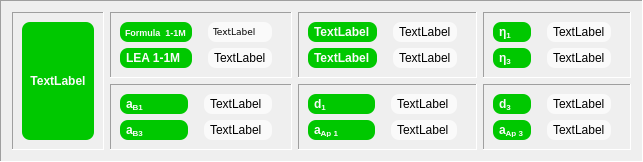
             <widget class="QFrame" name="frame_thermal">
              <property name="autoFillBackground">
               <bool>true</bool>
              </property>
              <property name="frameShape">
               <enum>QFrame::Panel</enum>
              </property>
              <property name="frameShadow">
               <enum>QFrame::Sunken</enum>
              </property>
              <layout class="QGridLayout" name="gridLayout_5">
               <item row="0" column="0" rowspan="2">
                <widget class="QFrame" name="frame">
                 <property name="frameShape">
                  <enum>QFrame::Panel</enum>
                 </property>
                 <property name="frameShadow">
                  <enum>QFrame::Sunken</enum>
                 </property>
                 <layout class="QGridLayout" name="gridLayout_4">
                  <item row="0" column="0">
                   <widget class="QLabel" name="thermal_label">
                    <property name="font">
                     <font>
                      <weight>75</weight>
                      <bold>true</bold>
                     </font>
                    </property>
                    <property name="styleSheet">
                     <string notr="true">QLabel {background-color: #00c800;
color: #fafafa;
border: 0px solid grey;
border-radius: 8px;
padding: 8px}</string>
                    </property>
                    <property name="text">
                     <string>TextLabel</string>
                    </property>
                    <property name="alignment">
                     <set>Qt::AlignCenter</set>
                    </property>
                   </widget>
                  </item>
                 </layout>
                </widget>
               </item>
               <item row="0" column="1">
                <widget class="QFrame" name="frame_29">
                 <property name="frameShape">
                  <enum>QFrame::Panel</enum>
                 </property>
                 <property name="frameShadow">
                  <enum>QFrame::Sunken</enum>
                 </property>
                 <layout class="QGridLayout" name="gridLayout_30">
                  <item row="2" column="0">
                   <widget class="QLabel" name="tLEA_Label_3">
                    <property name="font">
                     <font>
                      <weight>75</weight>
                      <bold>true</bold>
                     </font>
                    </property>
                    <property name="styleSheet">
                     <string notr="true">QLabel {background-color: #00c800;
color: #fafafa;
border: 0px solid grey;
border-radius: 8px;
padding: 3px;
margin-right: 10px}</string>
                    </property>
                    <property name="text">
                     <string>LEA 1-1M</string>
                    </property>
                   </widget>
                  </item>
                  <item row="2" column="1">
                   <widget class="QLabel" name="LEA_Label_3">
                    <property name="styleSheet">
                     <string notr="true">QLabel {background-color: #fafafa}
QLabel {color: #000000}
QLabel {border: 0px solid grey}
QLabel {border-radius: 8px}
QLabel {padding: 3px}
QLabel {margin-right: 10px}</string>
                    </property>
                    <property name="text">
                     <string>TextLabel</string>
                    </property>
                   </widget>
                  </item>
                  <item row="1" column="1">
                   <widget class="QLabel" name="FormulaLEA_Label_3">
                    <property name="font">
                     <font>
                      <family>Verdana</family>
                      <pointsize>7</pointsize>
                     </font>
                    </property>
                    <property name="styleSheet">
                     <string notr="true">QLabel {background-color: #fafafa}
QLabel {color: #000000}
QLabel {border: 0px solid grey}
QLabel {border-radius: 8px}
QLabel {padding: 3px}
QLabel {margin-right: 10px}</string>
                    </property>
                    <property name="text">
                     <string>TextLabel</string>
                    </property>
                   </widget>
                  </item>
                  <item row="1" column="0">
                   <widget class="QLabel" name="tFormulaLEA_Label_3">
                    <property name="font">
                     <font>
                      <pointsize>7</pointsize>
                      <weight>75</weight>
                      <bold>true</bold>
                     </font>
                    </property>
                    <property name="styleSheet">
                     <string notr="true">QLabel {background-color: #00c800;
color: #fafafa;
border: 0px solid grey;
border-radius: 8px;
padding: 3px;
margin-right: 10px}</string>
                    </property>
                    <property name="text">
                     <string>Formula  1-1M</string>
                    </property>
                   </widget>
                  </item>
                 </layout>
                </widget>
               </item>
               <item row="0" column="2">
                <widget class="QFrame" name="frame_31">
                 <property name="frameShape">
                  <enum>QFrame::Panel</enum>
                 </property>
                 <property name="frameShadow">
                  <enum>QFrame::Sunken</enum>
                 </property>
                 <layout class="QGridLayout" name="gridLayout_32">
                  <item row="0" column="1">
                   <widget class="QLabel" name="cond1LEA_Label_3">
                    <property name="styleSheet">
                     <string notr="true">QLabel {background-color: #fafafa}
QLabel {color: #000000}
QLabel {border: 0px solid grey}
QLabel {border-radius: 8px}
QLabel {padding: 3px}
QLabel {margin-right: 10px}</string>
                    </property>
                    <property name="text">
                     <string>TextLabel</string>
                    </property>
                   </widget>
                  </item>
                  <item row="1" column="1">
                   <widget class="QLabel" name="cond3LEA_Label_3">
                    <property name="styleSheet">
                     <string notr="true">QLabel {background-color: #fafafa}
QLabel {color: #000000}
QLabel {border: 0px solid grey}
QLabel {border-radius: 8px}
QLabel {padding: 3px}
QLabel {margin-right: 10px}</string>
                    </property>
                    <property name="text">
                     <string>TextLabel</string>
                    </property>
                   </widget>
                  </item>
                  <item row="0" column="0">
                   <widget class="QLabel" name="tCond1LEA_Label_3">
                    <property name="font">
                     <font>
                      <weight>75</weight>
                      <bold>true</bold>
                     </font>
                    </property>
                    <property name="styleSheet">
                     <string notr="true">QLabel {background-color: #00c800;
color: #fafafa;
border: 0px solid grey;
border-radius: 8px;
padding: 3px;
margin-right: 10px}</string>
                    </property>
                    <property name="text">
                     <string>TextLabel</string>
                    </property>
                   </widget>
                  </item>
                  <item row="1" column="0">
                   <widget class="QLabel" name="tCond3LEA_Label_3">
                    <property name="font">
                     <font>
                      <weight>75</weight>
                      <bold>true</bold>
                     </font>
                    </property>
                    <property name="styleSheet">
                     <string notr="true">QLabel {background-color: #00c800;
color: #fafafa;
border: 0px solid grey;
border-radius: 8px;
padding: 3px;
margin-right: 10px}</string>
                    </property>
                    <property name="text">
                     <string>TextLabel</string>
                    </property>
                   </widget>
                  </item>
                 </layout>
                </widget>
               </item>
               <item row="0" column="3">
                <widget class="QFrame" name="frame_41">
                 <property name="frameShape">
                  <enum>QFrame::Panel</enum>
                 </property>
                 <property name="frameShadow">
                  <enum>QFrame::Sunken</enum>
                 </property>
                 <layout class="QGridLayout" name="gridLayout_42">
                  <item row="0" column="0">
                   <widget class="QLabel" name="tCouplingFactor1_Label_3">
                    <property name="font">
                     <font>
                      <weight>75</weight>
                      <bold>true</bold>
                     </font>
                    </property>
                    <property name="styleSheet">
                     <string notr="true">QLabel {background-color: #00c800;
color: #fafafa;
border: 0px solid grey;
border-radius: 8px;
padding: 3px;
margin-right: 10px}</string>
                    </property>
                    <property name="text">
                     <string>η&lt;sub&gt;1&lt;/sub&gt;</string>
                    </property>
                   </widget>
                  </item>
                  <item row="1" column="0">
                   <widget class="QLabel" name="tCouplingFactor3_Label_3">
                    <property name="font">
                     <font>
                      <weight>75</weight>
                      <bold>true</bold>
                     </font>
                    </property>
                    <property name="styleSheet">
                     <string notr="true">QLabel {background-color: #00c800;
color: #fafafa;
border: 0px solid grey;
border-radius: 8px;
padding: 3px;
margin-right: 10px}</string>
                    </property>
                    <property name="text">
                     <string>η&lt;sub&gt;3&lt;/sub&gt;</string>
                    </property>
                   </widget>
                  </item>
                  <item row="0" column="1">
                   <widget class="QLabel" name="couplingFactor1_Label_3">
                    <property name="styleSheet">
                     <string notr="true">QLabel {background-color: #fafafa}
QLabel {color: #000000}
QLabel {border: 0px solid grey}
QLabel {border-radius: 8px}
QLabel {padding: 3px}
QLabel {margin-right: 10px}</string>
                    </property>
                    <property name="text">
                     <string>TextLabel</string>
                    </property>
                   </widget>
                  </item>
                  <item row="1" column="1">
                   <widget class="QLabel" name="couplingFactor3_Label_3">
                    <property name="styleSheet">
                     <string notr="true">QLabel {background-color: #fafafa}
QLabel {color: #000000}
QLabel {border: 0px solid grey}
QLabel {border-radius: 8px}
QLabel {padding: 3px}
QLabel {margin-right: 10px}</string>
                    </property>
                    <property name="text">
                     <string>TextLabel</string>
                    </property>
                   </widget>
                  </item>
                 </layout>
                </widget>
               </item>
               <item row="1" column="1">
                <widget class="QFrame" name="frame_49">
                 <property name="frameShape">
                  <enum>QFrame::Panel</enum>
                 </property>
                 <property name="frameShadow">
                  <enum>QFrame::Sunken</enum>
                 </property>
                 <layout class="QGridLayout" name="gridLayout_50">
                  <item row="1" column="1">
                   <widget class="QLabel" name="beamAperture3_Label_3">
                    <property name="styleSheet">
                     <string notr="true">QLabel {background-color: #fafafa}
QLabel {color: #000000}
QLabel {border: 0px solid grey}
QLabel {border-radius: 8px}
QLabel {padding: 3px}
QLabel {margin-right: 10px}</string>
                    </property>
                    <property name="text">
                     <string>TextLabel</string>
                    </property>
                   </widget>
                  </item>
                  <item row="0" column="1">
                   <widget class="QLabel" name="beamAperture1_Label_3">
                    <property name="styleSheet">
                     <string notr="true">QLabel {background-color: #fafafa}
QLabel {color: #000000}
QLabel {border: 0px solid grey}
QLabel {border-radius: 8px}
QLabel {padding: 3px}
QLabel {margin-right: 10px}</string>
                    </property>
                    <property name="text">
                     <string>TextLabel</string>
                    </property>
                   </widget>
                  </item>
                  <item row="0" column="0">
                   <widget class="QLabel" name="tBeamAperture1_Label_3">
                    <property name="font">
                     <font>
                      <weight>75</weight>
                      <bold>true</bold>
                     </font>
                    </property>
                    <property name="styleSheet">
                     <string notr="true">QLabel {background-color: #00c800;
color: #fafafa;
border: 0px solid grey;
border-radius: 8px;
padding: 3px;
margin-right: 10px}</string>
                    </property>
                    <property name="text">
                     <string>a&lt;sub&gt;B1&lt;/sub&gt;</string>
                    </property>
                   </widget>
                  </item>
                  <item row="1" column="0">
                   <widget class="QLabel" name="tBeamAperture3_Label_3">
                    <property name="font">
                     <font>
                      <weight>75</weight>
                      <bold>true</bold>
                     </font>
                    </property>
                    <property name="styleSheet">
                     <string notr="true">QLabel {background-color: #00c800;
color: #fafafa;
border: 0px solid grey;
border-radius: 8px;
padding: 3px;
margin-right: 10px}</string>
                    </property>
                    <property name="text">
                     <string>a&lt;sub&gt;B3&lt;/sub&gt;</string>
                    </property>
                   </widget>
                  </item>
                 </layout>
                </widget>
               </item>
               <item row="1" column="2">
                <widget class="QFrame" name="frame_cond1_2">
                 <property name="frameShape">
                  <enum>QFrame::Panel</enum>
                 </property>
                 <property name="frameShadow">
                  <enum>QFrame::Sunken</enum>
                 </property>
                 <layout class="QGridLayout" name="gridLayout_43">
                  <item row="1" column="0">
                   <widget class="QLabel" name="tApertureDiam1_Label_3">
                    <property name="font">
                     <font>
                      <weight>75</weight>
                      <bold>true</bold>
                     </font>
                    </property>
                    <property name="styleSheet">
                     <string notr="true">QLabel {background-color: #00c800;
color: #fafafa;
border: 0px solid grey;
border-radius: 8px;
padding: 3px;
margin-right: 10px}</string>
                    </property>
                    <property name="text">
                     <string>a&lt;sub&gt;Ap 1&lt;/sub&gt;</string>
                    </property>
                   </widget>
                  </item>
                  <item row="0" column="1">
                   <widget class="QLabel" name="apertureDist1_Label_3">
                    <property name="styleSheet">
                     <string notr="true">QLabel {background-color: #fafafa}
QLabel {color: #000000}
QLabel {border: 0px solid grey}
QLabel {border-radius: 8px}
QLabel {padding: 3px}
QLabel {margin-right: 10px}</string>
                    </property>
                    <property name="text">
                     <string>TextLabel</string>
                    </property>
                   </widget>
                  </item>
                  <item row="0" column="0">
                   <widget class="QLabel" name="tApertureDist1_Label_3">
                    <property name="font">
                     <font>
                      <weight>75</weight>
                      <bold>true</bold>
                     </font>
                    </property>
                    <property name="styleSheet">
                     <string notr="true">QLabel {background-color: #00c800;
color: #fafafa;
border: 0px solid grey;
border-radius: 8px;
padding: 3px;
margin-right: 10px}</string>
                    </property>
                    <property name="text">
                     <string>d&lt;sub&gt;1&lt;/sub&gt;</string>
                    </property>
                   </widget>
                  </item>
                  <item row="1" column="1">
                   <widget class="QLabel" name="apertureDiam1_Label_3">
                    <property name="styleSheet">
                     <string notr="true">QLabel {background-color: #fafafa}
QLabel {color: #000000}
QLabel {border: 0px solid grey}
QLabel {border-radius: 8px}
QLabel {padding: 3px}
QLabel {margin-right: 10px}</string>
                    </property>
                    <property name="text">
                     <string>TextLabel</string>
                    </property>
                   </widget>
                  </item>
                 </layout>
                </widget>
               </item>
               <item row="1" column="3">
                <widget class="QFrame" name="frame_cond_1_2">
                 <property name="frameShape">
                  <enum>QFrame::Panel</enum>
                 </property>
                 <property name="frameShadow">
                  <enum>QFrame::Sunken</enum>
                 </property>
                 <layout class="QGridLayout" name="gridLayout_45">
                  <item row="1" column="1">
                   <widget class="QLabel" name="apertureDiam3_Label_3">
                    <property name="styleSheet">
                     <string notr="true">QLabel {background-color: #fafafa}
QLabel {color: #000000}
QLabel {border: 0px solid grey}
QLabel {border-radius: 8px}
QLabel {padding: 3px}
QLabel {margin-right: 10px}</string>
                    </property>
                    <property name="text">
                     <string>TextLabel</string>
                    </property>
                   </widget>
                  </item>
                  <item row="0" column="0">
                   <widget class="QLabel" name="tApertureDist3_Label_3">
                    <property name="font">
                     <font>
                      <weight>75</weight>
                      <bold>true</bold>
                     </font>
                    </property>
                    <property name="styleSheet">
                     <string notr="true">QLabel {background-color: #00c800;
color: #fafafa;
border: 0px solid grey;
border-radius: 8px;
padding: 3px;
margin-right: 10px}</string>
                    </property>
                    <property name="text">
                     <string>d&lt;sub&gt;3&lt;/sub&gt;</string>
                    </property>
                   </widget>
                  </item>
                  <item row="0" column="1">
                   <widget class="QLabel" name="apertureDist3_Label_3">
                    <property name="styleSheet">
                     <string notr="true">QLabel {background-color: #fafafa}
QLabel {color: #000000}
QLabel {border: 0px solid grey}
QLabel {border-radius: 8px}
QLabel {padding: 3px}
QLabel {margin-right: 10px}</string>
                    </property>
                    <property name="text">
                     <string>TextLabel</string>
                    </property>
                   </widget>
                  </item>
                  <item row="1" column="0">
                   <widget class="QLabel" name="tApertureDiam3_Label_3">
                    <property name="font">
                     <font>
                      <weight>75</weight>
                      <bold>true</bold>
                     </font>
                    </property>
                    <property name="styleSheet">
                     <string notr="true">QLabel {background-color: #00c800;
color: #fafafa;
border: 0px solid grey;
border-radius: 8px;
padding: 3px;
margin-right: 10px}</string>
                    </property>
                    <property name="text">
                     <string>a&lt;sub&gt;Ap 3&lt;/sub&gt;</string>
                    </property>
                   </widget>
                  </item>
                 </layout>
                </widget>
               </item>
              </layout>
             </widget>
